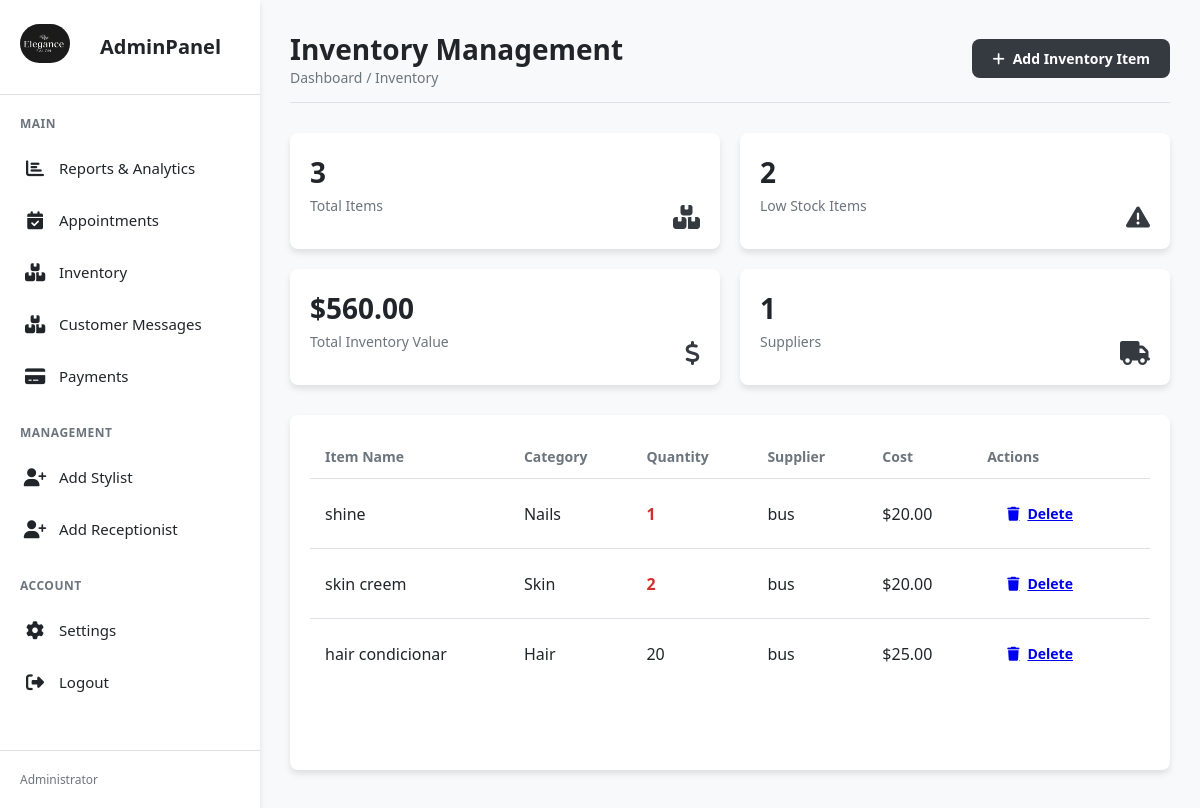
The app's page /admin/inv.php with its own data.
### tables this page shows
CREATE TABLE `inventory` (
  `id` int(11) NOT NULL,
  `item_name` varchar(100) NOT NULL,
  `category` varchar(50) NOT NULL,
  `quantity` int(11) NOT NULL,
  `supplier` varchar(100) NOT NULL,
  `cost` decimal(10,2) NOT NULL,
  `description` text DEFAULT NULL
);

### admin/inv.php (the view, shortened to what this page needs)
<?php
include "config.php";
$totalItems = $conn->query("SELECT COUNT(*) AS total FROM inventory")->fetch_assoc()['total'];
$lowStock = $conn->query("SELECT COUNT(*) AS low FROM inventory WHERE quantity < 10")->fetch_assoc()['low'];
$totalValue = $conn->query("SELECT SUM(quantity * cost) AS value FROM inventory")->fetch_assoc()['value'];
$suppliers = $conn->query("SELECT COUNT(DISTINCT supplier) AS suppliers FROM inventory")->fetch_assoc()['suppliers'];
$result = $conn->query("SELECT * FROM inventory ORDER BY id DESC");
?>
<!DOCTYPE html>
<html lang="en">
<head>
  <link rel="stylesheet" href="https://cdnjs.cloudflare.com/ajax/libs/font-awesome/6.4.0/css/all.min.css">
  <link rel="stylesheet" href="css/inv.css">
</head>
<body>
<?php include "side.php"; ?>
<div class="main-content">
  <div class="page-header">
    <div>
      <h1 class="page-title">Inventory Management</h1>
      <div class="breadcrumb">
        <a href="#">Dashboard</a> / Inventory
      </div>
    </div>
    <div class="page-actions">
      <button class="btn btn-primary" id="addItemBtn">
        <i class="fas fa-plus"></i> Add Inventory Item
      </button>
    </div>
  </div>
  <div class="inventory-stats">
    <div class="stat-card">
      <div class="stat-value"><?= $totalItems ?></div>
      <div class="stat-label">Total Items</div>
      <i class="fas fa-boxes stat-icon"></i>
    </div>
    <div class="stat-card">
      <div class="stat-value"><?= $lowStock ?></div>
      <div class="stat-label">Low Stock Items</div>
      <i class="fas fa-exclamation-triangle stat-icon"></i>
    </div>
    <div class="stat-card">
      <div class="stat-value">$<?= number_format($totalValue ?? 0, 2) ?></div>
      <div class="stat-label">Total Inventory Value</div>
      <i class="fas fa-dollar-sign stat-icon"></i>
    </div>
    <div class="stat-card">
      <div class="stat-value"><?= $suppliers ?></div>
      <div class="stat-label">Suppliers</div>
      <i class="fas fa-truck stat-icon"></i>
    </div>
  </div>
  <div class="inventory-table-container">
    <table class="table">
      <thead>
        <tr>
          <th>Item Name</th>
          <th>Category</th>
          <th>Quantity</th>
          <th>Supplier</th>
          <th>Cost</th>
          <th>Actions</th>
        </tr>
      </thead>
      <tbody>
        <?php while ($row = $result->fetch_assoc()): ?>
          <tr>
            <td><?= htmlspecialchars($row['item_name']) ?></td>
            <td><?= ucfirst($row['category']) ?></td>
            <td class="<?= ($row['quantity'] < 10 ? 'quantity-low' : '') ?>"><?= $row['quantity'] ?></td>
            <td><?= htmlspecialchars($row['supplier']) ?></td>
            <td>$<?= number_format($row['cost'], 2) ?></td>
            <td>
              <a href="?delete=<?= $row['id'] ?>" onclick="return confirm('Delete this item?')" class="btn btn-danger">
                <i class="fas fa-trash"></i> Delete
              </a>
            </td>
          </tr>
        <?php endwhile; ?>
      </tbody>
    </table>
  </div>
</div>
</body>
</html>

### admin/css/inv.css (style rules this page uses)
* { margin: 0; padding: 0; box-sizing: border-box; font-family: 'Segoe UI', Tahoma, Geneva, Verdana, sans-serif; }
:root { --primary: #ffffff; --secondary: #f8f9fa; --accent: #e9ecef; --text: #212529; --text-light: #6c757d; --border: #dee2e6; --hover: #f1f3f5; --dark: #343a40; --dark-hover: #23272b; --shadow: 0 4px 6px rgba(0, 0, 0, 0.1); --radius: 8px; }
body { background-color: var(--secondary); color: var(--text); min-height: 100vh; display: flex; }
.main-content { flex: 1; padding: 30px; display: flex; flex-direction: column; height: 100vh; overflow-y: auto; }
.page-header { display: flex; justify-content: space-between; align-items: center; margin-bottom: 30px; padding-bottom: 15px; border-bottom: 1px solid var(--border); }
.page-title { font-size: 28px; font-weight: 700; color: var(--text); }
.breadcrumb { font-size: 14px; color: var(--text-light); }
.breadcrumb a { color: var(--text-light); text-decoration: none; }
.page-actions { display: flex; gap: 15px; }
.btn { padding: 10px 20px; border: none; border-radius: var(--radius); font-size: 14px; font-weight: 600; cursor: pointer; transition: all 0.3s ease; display: flex; align-items: center; gap: 8px; }
.btn-primary { background-color: var(--dark); color: white; }
.inventory-stats { display: grid; grid-template-columns: repeat(4, 1fr); gap: 20px; margin-bottom: 30px; }
.stat-card { background: var(--primary); border-radius: var(--radius); box-shadow: var(--shadow); padding: 20px; display: flex; flex-direction: column; }
.stat-value { font-size: 28px; font-weight: 700; margin-bottom: 5px; }
.stat-label { font-size: 14px; color: var(--text-light); }
.stat-icon { align-self: flex-end; font-size: 24px; color: var(--dark); margin-top: -10px; }
.inventory-table-container { background: var(--primary); border-radius: var(--radius); box-shadow: var(--shadow); padding: 20px; flex: 1; display: flex; flex-direction: column; }
.table { width: 100%; border-collapse: collapse; }
.table th { text-align: left; padding: 12px 15px; border-bottom: 1px solid var(--border); font-weight: 600; color: var(--text-light); font-size: 14px; }
.table td { padding: 15px; border-bottom: 1px solid var(--border); }
.table tr:last-child td { border-bottom: none; }
.quantity-low { color: #d32f2f; font-weight: 600; }
@media (max-width: 1200px) { .inventory-stats { grid-template-columns: repeat(2, 1fr); } }

### admin/css/side.css (style rules this page uses)
* { margin: 0; padding: 0; box-sizing: border-box; font-family: 'Segoe UI', Tahoma, Geneva, Verdana, sans-serif; }
:root { --primary: #ffffff; --secondary: #f8f9fa; --accent: #e9ecef; --text: #212529; --text-light: #6c757d; --border: #dee2e6; --hover: #f1f3f5; --active: #007bff; --shadow: 0 4px 6px rgba(0, 0, 0, 0.1); }
body { background-color: var(--secondary); color: var(--text); display: flex; min-height: 100vh; }

### records on screen
inventory: item_name "shine", category "Nails", quantity "1", supplier "bus", cost "20.00"
inventory: item_name "skin creem", category "Skin", quantity "2", supplier "bus", cost "20.00"
inventory: item_name "hair condicionar", category "Hair", quantity "20", supplier "bus", cost "25.00"

### other values on screen
$totalItems "3"
$lowStock "2"
$totalValue "560.00"
$suppliers "1"
